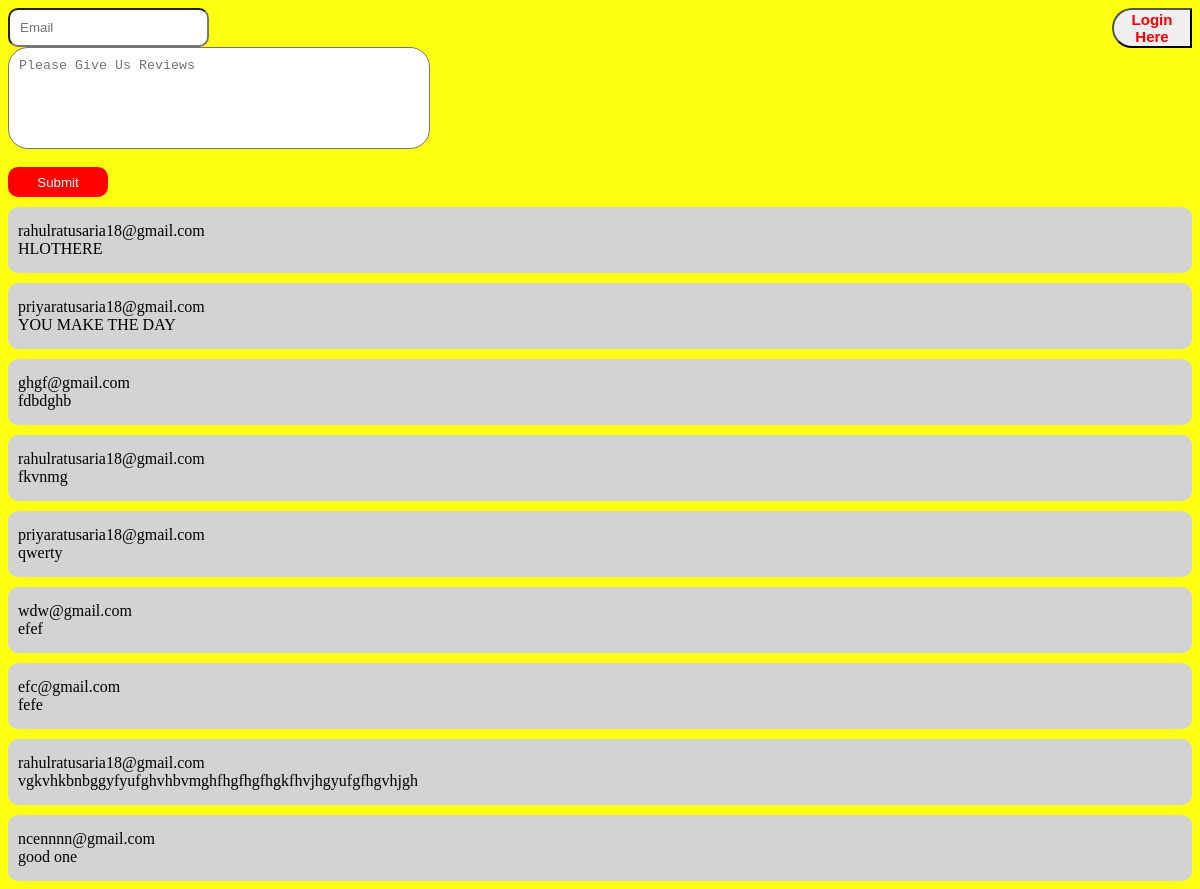
The app's page /report.php with its own data.
### tables this page shows
CREATE TABLE `comments` (
  `cid` int(11) NOT NULL,
  `uid` varchar(128) NOT NULL,
  `date` datetime NOT NULL,
  `message` text NOT NULL
);

### report.php (the view, shortened to what this page needs)
<?php
function getcomments(){
$conn = mysqli_connect('localhost','root','','register');
$sql = "SELECT * FROM comments";
$result = mysqli_query($conn,$sql);
while($row=$result->fetch_assoc())
{
echo "<div class='commentbox'>";
echo $row['uid']."<br>";
echo $row['message'];
echo "</div>";
}
}
?>
<!DOCTYPE html PUBLIC "-//W3C//DTD XHTML 1.0 Transitional//EN" "http://www.w3.org/TR/xhtml1/DTD/xhtml1-transitional.dtd">
<html xmlns="http://www.w3.org/1999/xhtml">
<head>
</head>
<body style="background-color:#ffff11">
<a href="login.php" style="float:right; height:30px; width:80px;"><button style="border-radius:30px 0px 0px 30px; color:red; font-size:15px;"><b>Login Here</b></button></a>
<form method='post' action='#'>
      <input type='email' name='uid' style='padding:10px; border-radius:10px;' placeholder='Email'><br />
	  <textarea name='message' style='padding:10px;' placeholder='Please Give Us Reviews'></textarea><br><br>
	  <input name='commentsubmit' class='commentsubmit' type='submit'>
</form>
<?php
getcomments();
?>
</body>
</html>

### report.php (style rules this page uses)
textarea { background-color:#fff; resize:none; width:400px; height:80px; border-radius:20px; }
.commentsubmit { width:100px; height:30px; background-color:red; border:none; color:#fff; border-radius:10px; }
.commentbox { margin-top:10px; padding-top:15px; padding-left:10px; background-color:lightgrey; border-radius:10px; padding-bottom:15px; }

### records on screen
comments: uid "rahulratusaria18@gmail.com", message "HLOTHERE"
comments: uid "priyaratusaria18@gmail.com", message "YOU MAKE THE DAY"
comments: uid "ghgf@gmail.com", message "fdbdghb"
comments: uid "rahulratusaria18@gmail.com", message "fkvnmg"
comments: uid "priyaratusaria18@gmail.com", message "qwerty"
comments: uid "wdw@gmail.com", message "efef"
comments: uid "efc@gmail.com", message "fefe"
comments: uid "rahulratusaria18@gmail.com", message "vgkvhkbnbggyfyufghvhbvmghfhgfhgfhgkfhvjhgyufgfhgvhjgh"
comments: uid "ncennnn@gmail.com", message "good one"
